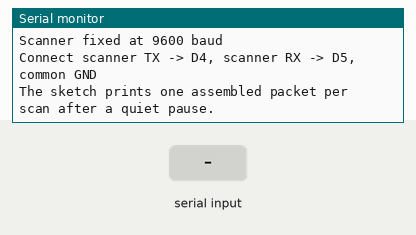
This sketch was run on a simulated Arduino Uno, built with avr-gcc and run on an emulated ATmega328P. Parts: the last lines printed to the serial monitor. The inputs (shaded band) are chosen by the test bench.

Above: at 1.2 s.
1.3 s: "1\n" received over the second serial link
At 2.6 s:
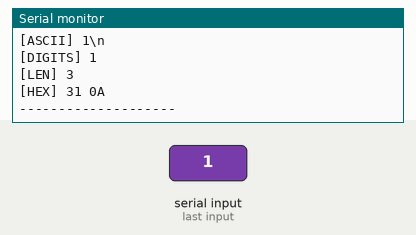
3.0 s: "0\n" received over the second serial link
At 3.9 s:
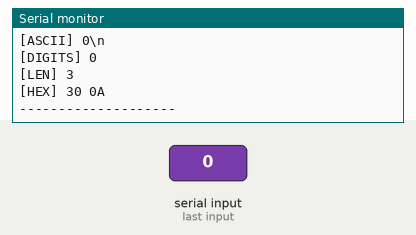
4.5 s: "2\n" received over the second serial link
At 6.2 s:
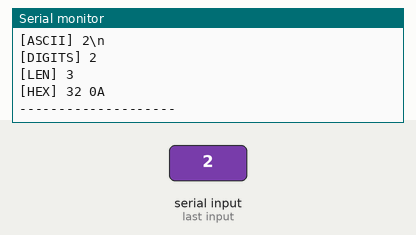

The sketch:

maikrt_scanner_packet_test.ino
```cpp
#include <SoftwareSerial.h>

namespace {
constexpr int SCANNER_RX = 4;
constexpr int SCANNER_TX = 5;
constexpr long SERIAL_BAUD = 115200;
constexpr long SCANNER_BAUD = 9600;
constexpr unsigned long PACKET_IDLE_MS = 250;
constexpr unsigned long DUPLICATE_SUPPRESS_MS = 1500;

SoftwareSerial g_scannerSerial(SCANNER_RX, SCANNER_TX);

String g_asciiBuffer;
String g_digitsBuffer;
String g_hexBuffer;
String g_lastPacket;
unsigned long g_lastByteAt = 0;
unsigned long g_lastPacketAt = 0;

String byteToHex(uint8_t value) {
  char buffer[4];
  snprintf(buffer, sizeof(buffer), "%02X", value);
  return String(buffer);
}

void resetBuffers() {
  g_asciiBuffer = "";
  g_digitsBuffer = "";
  g_hexBuffer = "";
}

void flushPacket(const char *reason) {
  if (g_asciiBuffer.length() == 0 && g_hexBuffer.length() == 0) {
    return;
  }

  if (g_asciiBuffer == g_lastPacket && millis() - g_lastPacketAt < DUPLICATE_SUPPRESS_MS) {
    resetBuffers();
    return;
  }

  Serial.println();
  Serial.println("=== SCAN PACKET ===");
  Serial.print("[REASON] ");
  Serial.println(reason);
  Serial.print("[ASCII] ");
  Serial.println(g_asciiBuffer);
  Serial.print("[DIGITS] ");
  Serial.println(g_digitsBuffer.length() > 0 ? g_digitsBuffer : "<none>");
  Serial.print("[LEN] ");
  Serial.println(g_asciiBuffer.length());
  Serial.print("[HEX] ");
  Serial.println(g_hexBuffer);
  Serial.println("--------------------");

  g_lastPacket = g_asciiBuffer;
  g_lastPacketAt = millis();
  resetBuffers();
}
}  // namespace

void setup() {
  Serial.begin(SERIAL_BAUD);
  while (!Serial) {
  }

  g_scannerSerial.begin(SCANNER_BAUD);

  Serial.println("Maikrt scanner packet test ready");
  Serial.println("Scanner fixed at 9600 baud");
  Serial.println("Connect scanner TX -> D4, scanner RX -> D5, common GND");
  Serial.println("The sketch prints one assembled packet per scan after a quiet pause.");
}

void loop() {
  while (g_scannerSerial.available()) {
    uint8_t value = static_cast<uint8_t>(g_scannerSerial.read());
    g_lastByteAt = millis();

    if (g_hexBuffer.length() > 0) {
      g_hexBuffer += ' ';
    }
    g_hexBuffer += byteToHex(value);

    if (value >= 32 && value <= 126) {
      char ch = static_cast<char>(value);
      g_asciiBuffer += ch;
      if (ch >= '0' && ch <= '9') {
        g_digitsBuffer += ch;
      }
    } else if (value == '\r') {
      g_asciiBuffer += "\\r";
    } else if (value == '\n') {
      g_asciiBuffer += "\\n";
    } else {
      g_asciiBuffer += '.';
    }
  }

  if ((g_asciiBuffer.length() > 0 || g_hexBuffer.length() > 0) &&
      millis() - g_lastByteAt >= PACKET_IDLE_MS) {
    flushPacket("idle");
  }
}
```

Measured:
- after the input at 1.3 s, the serial monitor: prints a new line after 0.25 s (image 1)
- after the input at 3.0 s, the serial monitor: prints a new line after 0.25 s (image 2)
- after the input at 4.5 s, the serial monitor: prints a new line after 0.25 s (image 3)
